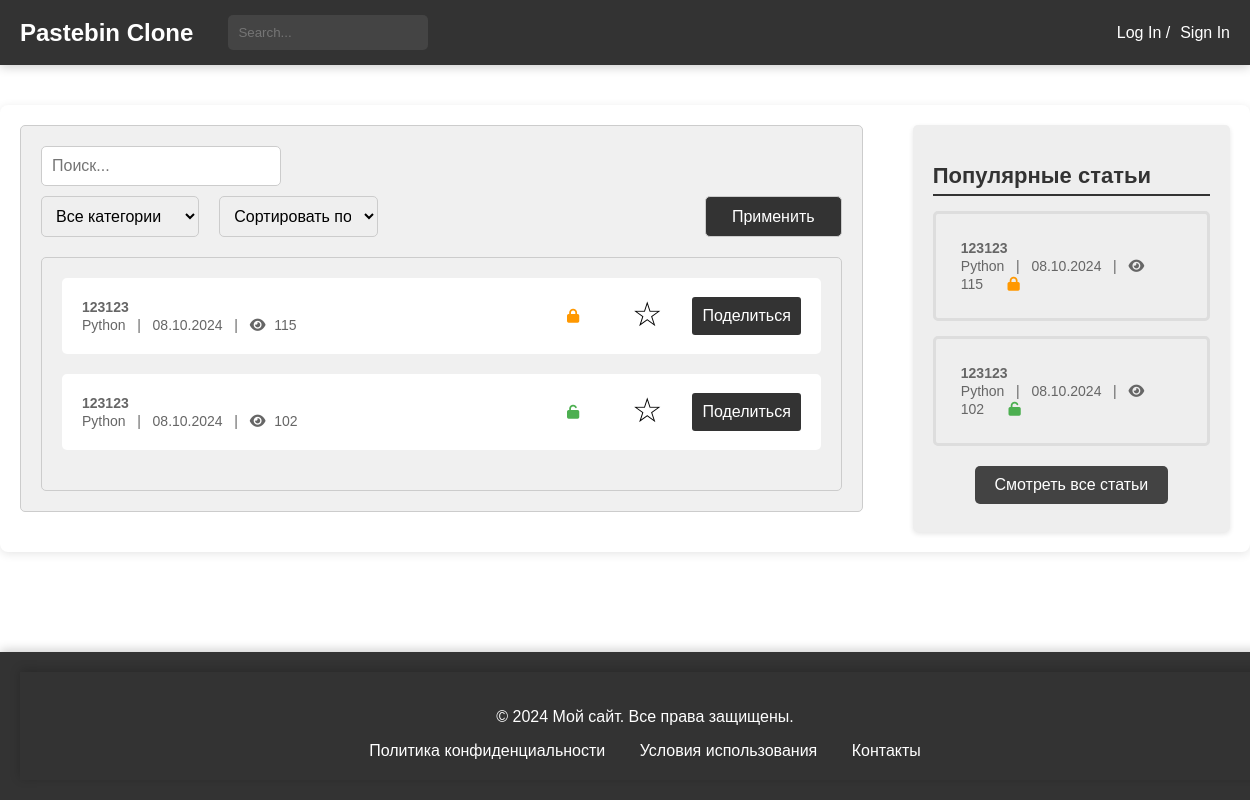
The page /posts_check/ on the database as committed earlier.
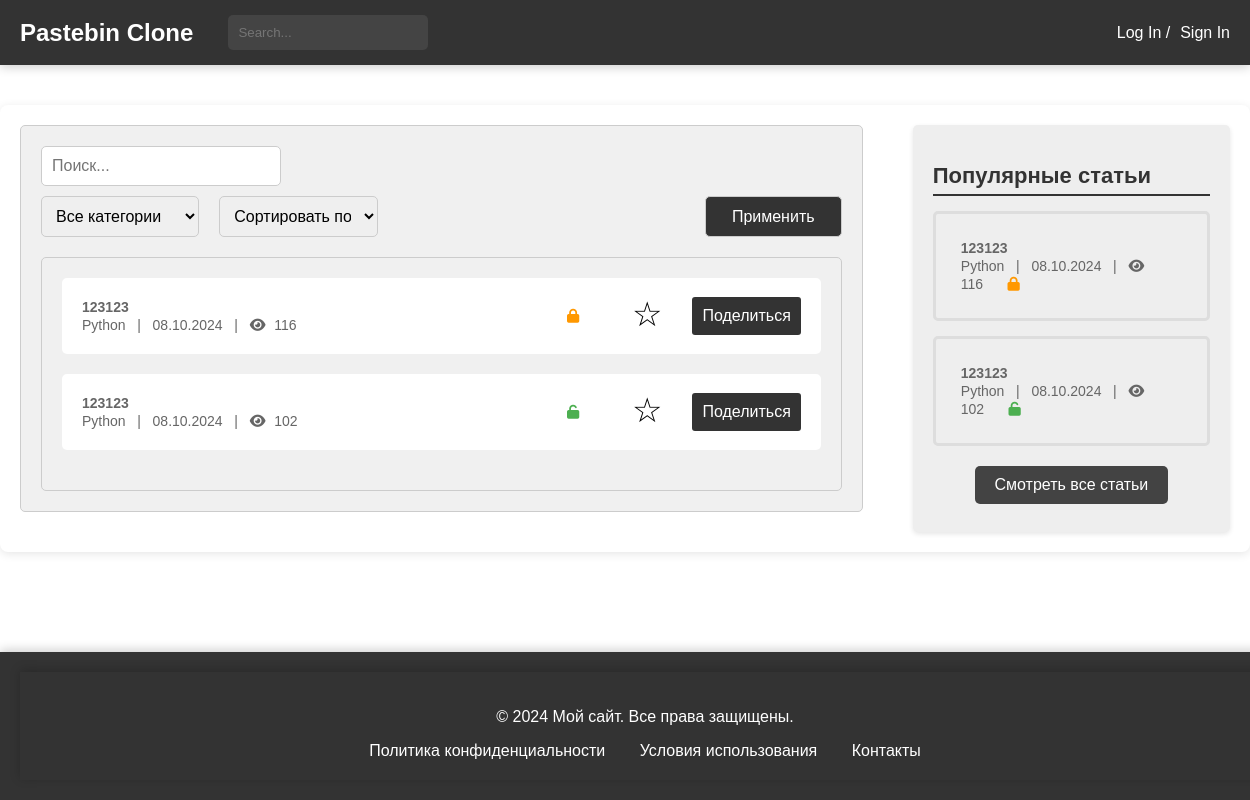
The same page on the database as committed later.
### blog/models.py (models this page shows, shortened)
class Paste(models.Model):
    ACCESS_STATUS_CHOICES = [
        (0, 'Private'),
        (1, 'Public'),
        (2, 'Draft'),
    ]
    TIME_LIVE_CHOICES = [
        (None, 'Никогда'),
        (timedelta(minutes=2), 'Через 2 минуты'),
        (timedelta(hours=1), 'Через 1 час'),
        (timedelta(days=1), 'Через 1 день'),
        (timedelta(weeks=1), 'Через 1 неделю'),
    ]
    title = models.CharField(max_length=200)
    content = models.TextField()
    author = models.ForeignKey(User, on_delete=models.CASCADE)
    created_at = models.DateTimeField(auto_now_add=True)
    updated_at = models.DateTimeField(auto_now=True)
    slug = models.UUIDField(default=uuid.uuid4, editable=False, unique=True)
    tags = models.ManyToManyField(Tag, related_name='posts')
    category = models.ForeignKey(Category, on_delete=models.SET_NULL, null=True)
    access_status = models.IntegerField(choices=ACCESS_STATUS_CHOICES, default=1)
    time_live = models.DurationField(null=True, blank=True)
    password = models.CharField(max_length=100, null=True, blank=True)
    is_delete_after_read = models.BooleanField(default=False)
    views_count = models.PositiveIntegerField(default=100)
    def get_absolute_url(self):
        return reverse('blog:post-detail', kwargs={'slug': self.slug})
    def get_formatted_created_at(self):
        return self.created_at.strftime('%d.%m.%Y')
    class Meta:
        verbose_name = 'Паста'
        verbose_name_plural = 'Паста'

class Category(models.Model):
    name = models.CharField(max_length=30, unique=True)
    parent = models.ForeignKey(
        'self',
        on_delete=models.CASCADE,
        null=True, blank=True,
        related_name='subcategories'
    )
    def __str__(self):
        return self.name
    class Meta:
        verbose_name = 'Категория'
        verbose_name_plural = 'Категории'

### blog/views.py (the view)
# urls.py: path('posts_check/', views.posts_check, name='posts-check'),
def posts_check(request):
    posts = Paste.objects.all()
    popular_posts = Paste.objects.order_by('-views_count')[:5]
    return render(request, 'blog/posts.html', {
        'posts': posts,
        'popular_posts': popular_posts
    })

### blog/templates/blog/posts.html (shortened to what this page needs)
{% extends 'blog/temps/base.html' %}
{% load static %}
{% block head %}
<link rel="stylesheet" type="text/css" href="{% static 'css/posts.css' %}">
<link rel="stylesheet" href="https://cdnjs.cloudflare.com/ajax/libs/font-awesome/4.7.0/css/font-awesome.min.css">
{% endblock %}
{% block content %}
<main>
    <div class="main-container">
        <div class="post-filter">
            <form>
                <input type="search" placeholder="Поиск...">
                <div style="display: flex; justify-content: space-between; margin-top: 10px;">
                    <select name="category" style="width: 35%;">
                        <option value="">Все категории</option>
                    </select>
                    <select name="sort" style="width: 35%; margin-left: 20px;">
                        <option value="">Сортировать по</option>
                    </select>
                    <button type="submit" style="margin-left: 327px;">Применить</button>
                </div>
            </form>
            <div class="post-list">
                <ul>
                    {% for post in posts %}
                    <li class="post-item">
                        <div class="post-details">
                            <a href="{% url 'blog:post-detail' post.slug %}">
                                <span class="article-title">{{ post.title }}</span>
                                <br>
                                <span class="article-meta">{{ post.category }} &nbsp; | &nbsp; {{ post.get_formatted_created_at }} &nbsp; | &nbsp;
                        <i class="fa fa-eye"></i> <span class="view-count">{{ post.views_count }}</span></span>
                            </a>
                        </div>
                        <div class="post-actions">
                            {% if post.password %}
                            <span class="post-lock"><i class="fa fa-lock" aria-hidden="true"
                                                       style="color: #FF9800;"></i></span>
                            {% else %}
                            <span class="post-lock"><i class="fa fa-unlock" aria-hidden="true"
                                                       style="color: #4CAF50;"></i></span>
                            {% endif %}
                            <span class="post-favorite" data-post-slug="{{ post.slug }}"
                                  onclick="toggleFavorite(this, '{{ post.slug }}')">
                                <span class="star" id="favorite-star"
                                      style="color: {% if post in user.favorites.all %}#FFD700{% else %}black{% endif %};">
                                    {% if post in user.favorites.all %}★{% else %}☆{% endif %}
                                </span>
                            </span>
                            <button class="post-share-button" onclick="copyToClipboard('{{ post.get_absolute_url }}')">
                                Поделиться
                            </button>
                        </div>
                    </li>
                    {% endfor %}
                </ul>
            </div>
        </div>
        {% include 'blog/temps/popular_posts.html' %}
    </div>
</main>
{% endblock %}

### blog/templates/blog/temps/base.html (shortened to what this page needs)
<!DOCTYPE html>
<html lang="en">
<head>
    {% block head %}{% endblock %}
</head>
<body>
    {% include 'blog/temps/header.html' %}
    {% block content %}
    {% endblock %}
    {% include 'blog/temps/footer.html' %}
</body>
</html>

### blog/templates/blog/temps/header.html (shortened to what this page needs)
{% load static %}
<head>
    <link rel="stylesheet" type="text/css" href="{% static 'css/header.css' %}">
</head>
<header>
    <div class="header-container">
        <a href="{% url 'blog:index' %}" style='all: unset;'>
            <div class="header-logo">Pastebin Clone</div>
        </a>
        <div class="header-search">
            <input type="search" placeholder="Search...">
        </div>
        {% if request.user.is_authenticated %}
        <div class="header-auth">
            <span class="dropdown-toggle" style="margin-left: 10px; position: relative;">
                {{ request.user.username }} &#8711;
                <div class="dropdown">
                    <ul>
                        <li><a href="{% url 'users:posts-list' %}">Мои посты</a></li>
                        <li><a href="{% url 'users:user-profile' %}">Настройки профиля</a></li>
                        <li><a href="#">Изменить пароль</a></li>
                        <li><a href="#">Сообщения</a></li>
                        <li><a href="#">Уведомления</a></li>
                        <li><form action="{% url 'logout' %}" method="post" style="display: inline;">
                                {% csrf_token %}
                                <button type="submit" class="logout-button" style="margin-left: 11px">Выход</button>
                            </form>
                        </li>
                    </ul>
                </div>
            </span>
        </div>
        {% else %}
        <div class="header-auth">
            <a href="{% url 'users:login' %}" class="auth-link">Log In /</a>
            <a href="{% url 'users:register' %}" class="auth-link">Sign In</a>
        </div>
        {% endif %}
    </div>
</header>

### blog/templates/blog/temps/popular_posts.html
{% load static %}
<head>
    <link rel="stylesheet" type="text/css" href="{% static 'css/popular_posts.css' %}">
    <link rel="stylesheet" href="https://cdnjs.cloudflare.com/ajax/libs/font-awesome/6.0.0-beta3/css/all.min.css">
</head>
<div class="right-block">
    <h2>Популярные статьи</h2>
    <ul>
        {% for popular_post in popular_posts %}
        <li>
            <a href="{% url 'blog:post-detail' popular_post.slug %}">
                <span class="article-title">{{popular_post.title}}</span>
                <br>
                <span class="article-meta">{{ popular_post.category }} &nbsp; | &nbsp; {{ popular_post.get_formatted_created_at }} &nbsp; |  &nbsp;
                                    <i class="fa fa-eye"></i> <span
                            class="view-count">{{popular_post.views_count}}</span></span>
                {% if popular_post.password %}
                <span><i class="fa fa-lock" aria-hidden="true" style="color: #FF9800;"></i></span>
                {% else %}
                <span><i class="fa fa-unlock" aria-hidden="true" style="color: #4CAF50;"></i></span>
                {% endif %}
            </a>
        </li>
        {% endfor %}
    </ul>
     <div class="all-posts-link">
        <a href="{% url 'blog:posts-check' %}">Смотреть все статьи</a>
    </div>
</div>

### blog/templates/blog/temps/footer.html
{% load static %}
<head>
    <link rel="stylesheet" type="text/css" href="{% static 'css/footer.css' %}">
</head>
<footer>
    <div class="footer-container">
    <p>&copy; 2024 Мой сайт. Все права защищены.</p>
    <ul>
        <li><a href="#">Политика конфиденциальности</a></li>
        <li><a href="#">Условия использования</a></li>
        <li><a href="#">Контакты</a></li>
    </ul>
</div>
</footer>

### blog/static/css/posts.css (style rules this page uses)
body { margin: 0; padding: 0; font-family: Arial, sans-serif; }
.main-container { display: flex; justify-content: space-between; max-width: 1400px; margin: 40px auto; padding: 20px; box-shadow: 0 2px 10px rgba(0, 0, 0, 0.1); border-radius: 8px; background-color: #ffffff; }
.right-block { width: 30%; background-color: #ccc; padding: 20px; height: 100%; margin-left: 50px; }
.post-list ul { list-style: none; padding: 0; margin: 0; }
.post-list li { margin-bottom: 20px; }
.post-list a { display: block; padding: 10px; background-color: #fff; border-radius: 5px; text-decoration: none; color: #333; transition: background-color 0.3s; }
.post-list span { font-size: 14px; color: #666; }
.post-list i { font-size: 14px; margin-right: 5px; }
.right-block { width: 30%; background-color: #eeeeee; padding: 20px; border-radius: 5px; height: auto; box-shadow: 0 2px 5px rgba(0, 0, 0, 0.1); position: relative; }
.right-block h2 { font-size: 22px; font-weight: bold; margin-bottom: 15px; color: #333; border-bottom: 2px solid #333333FF; padding-bottom: 5px; }
.right-block ul { list-style: none; padding: 0; margin: 0; }
.right-block li { margin-bottom: 15px; padding: 10px; border: 3px solid #ddd; border-radius: 5px; transition: background-color 0.3s; }
.right-block a { display: block; padding: 15px; color: #333; text-decoration: none; border-radius: 5px; transition: background-color 0.3s; }
.right-block span { font-size: 14px; color: #666; }
.right-block i { font-size: 14px; margin-right: 5px; }
.article-title { font-weight: bold; font-size: 34px; }
.post-share-button { padding: 5px 15px; background-color: #f44336; color: white; border: none; border-radius: 3px; cursor: pointer; transition: background-color 0.3s; min-width: 80px; margin-right: 10px; }
.post-actions i.fa-lock { color: #FF9800; }
.post-actions i.fa-unlock { color: #4CAF50; }
.post-actions i.fa-lock, .post-actions i.fa-unlock { margin-left: -50px; }
.view-count { margin-left: 0; }
.post-filter { background-color: #f0f0f0; padding: 20px; border: 1px solid #ccc; border-radius: 5px; margin-bottom: 20px; }
.post-filter form { display: flex; flex-wrap: wrap; justify-content: space-between; }
.post-filter input[type="search"], .post-filter select, .post-filter button[type="submit"] { width: 30%; padding: 10px; font-size: 16px; border: 1px solid #ccc; border-radius: 5px; }
.post-filter button[type="submit"] { background-color: #333; color: #fff; cursor: pointer; margin-left: auto; }
.post-list { background-color: #f0f0f0; border: 1px solid #ccc; border-radius: 5px; margin-top: 20px; padding: 20px; }
.post-item { display: flex; justify-content: space-between; align-items: center; margin-bottom: 20px; background-color: #fff; padding: 10px; border-radius: 5px; transition: background-color 0.3s; }
.post-details { display: flex; flex-direction: column; gap: 10px; }
.post-actions { display: flex; align-items: center; justify-content: space-between; min-width: 350px; }
.post-actions span { margin-right: 15px; }
.post-actions button { width: 30%; padding: 10px; font-size: 16px; background-color: #333; color: white; border: none; border-radius: 3px; cursor: pointer; transition: background-color 0.3s; min-width: 80px; }
.post-lock { margin-left: 200px; }
.post-favorite { margin-right: 10px; cursor: pointer; font-size: 24px; display: inline-block; }
.star { font-size: 34px !important; transition: color 0.3s; margin-top: -5px; display: inline-block; }

### blog/static/css/header.css (style rules this page uses)
header { width: 100%; background-color: #333; }
.header-container { color: #fff; padding: 15px 20px; display: flex; align-items: center; box-shadow: 0 2px 10px rgba(0, 0, 0, 0.2); max-width: 1400px; margin: 0 auto; }
.header-logo { font-size: 24px; font-weight: bold; margin-right: 15px; }
.header-search { flex-grow: 1; display: flex; margin-left: 20px; }
.header-search input[type="search"] { padding: 10px; border: none; border-radius: 5px; background-color: #444; color: #fff; transition: background-color 0.3s; width: 200px; }
.header-auth { display: flex; align-items: center; position: relative; }
.header-auth a { color: #fff; text-decoration: none; margin-left: 10px; }
.auth-link { color: white; text-decoration: none; margin-left: 10px; }

Rows that differ between the two databases and show on the page:
changed Paste (number 1 of 2 on the later page): views_count "115" → "116"
